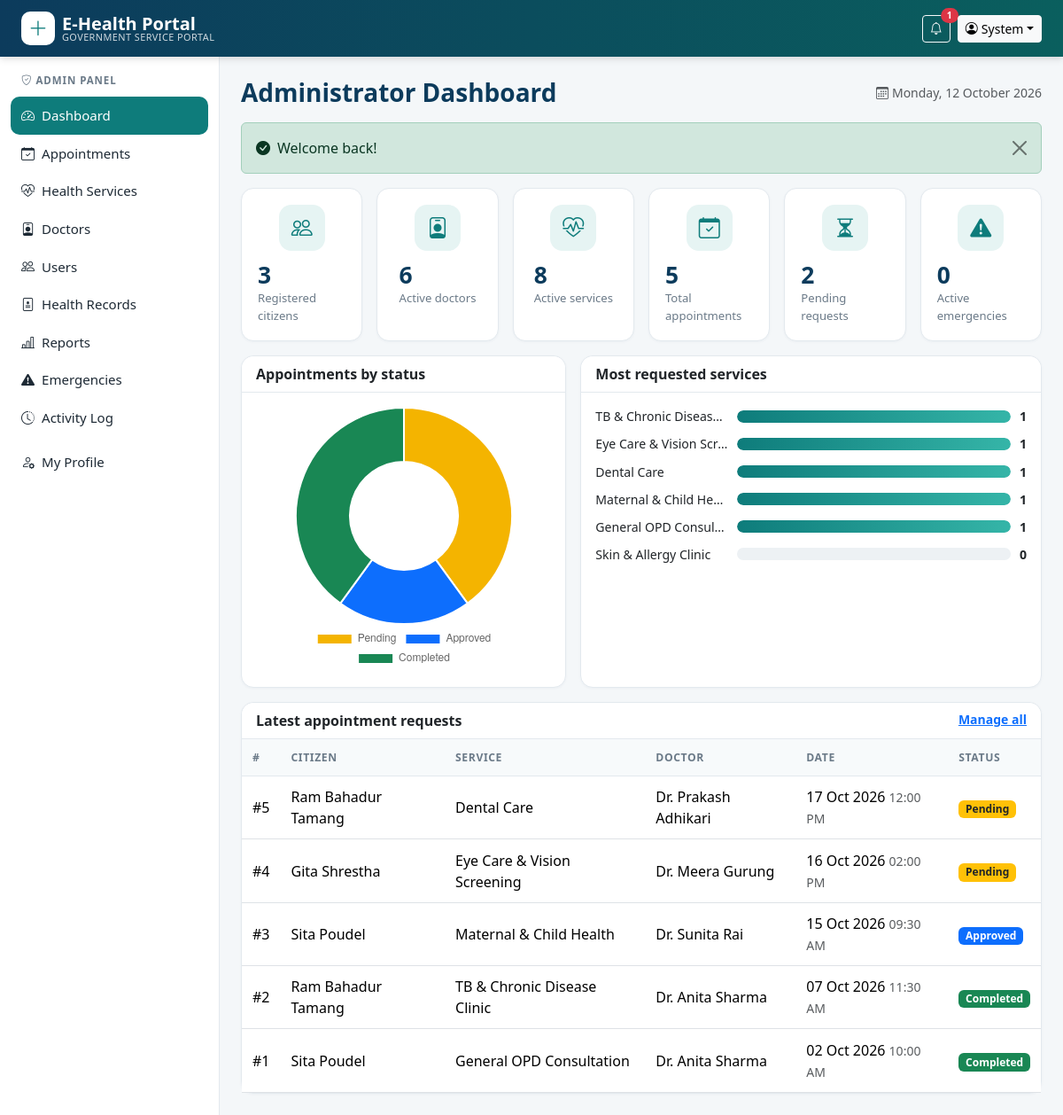
Page /admin/dashboard.php (signed in) on the committed database.
### tables this page shows
CREATE TABLE users (
  user_id     INT UNSIGNED AUTO_INCREMENT PRIMARY KEY,
  name        VARCHAR(100) NOT NULL,
  email       VARCHAR(150) NOT NULL UNIQUE,
  password    VARCHAR(255) NOT NULL,
  role        ENUM('admin','doctor','citizen') NOT NULL DEFAULT 'citizen',
  phone       VARCHAR(20)  DEFAULT NULL,
  gender      ENUM('male','female','other') DEFAULT NULL,
  dob         DATE DEFAULT NULL,
  address     VARCHAR(200) DEFAULT NULL,
  status      ENUM('active','inactive') NOT NULL DEFAULT 'active',
  failed_logins TINYINT UNSIGNED NOT NULL DEFAULT 0,
  locked_until  DATETIME DEFAULT NULL,
  created_at  TIMESTAMP DEFAULT CURRENT_TIMESTAMP
);

CREATE TABLE appointments (
  appointment_id   INT UNSIGNED AUTO_INCREMENT PRIMARY KEY,
  user_id          INT UNSIGNED NOT NULL,
  service_id       INT UNSIGNED NOT NULL,
  doctor_id        INT UNSIGNED NOT NULL,
  appointment_date DATE NOT NULL,
  appointment_time TIME NOT NULL,
  reason           VARCHAR(500) DEFAULT NULL,
  status           ENUM('pending','approved','completed','cancelled','rejected') NOT NULL DEFAULT 'pending',
  admin_note       VARCHAR(300) DEFAULT NULL,
  created_at       TIMESTAMP DEFAULT CURRENT_TIMESTAMP,
  updated_at       TIMESTAMP DEFAULT CURRENT_TIMESTAMP ON UPDATE CURRENT_TIMESTAMP,
  INDEX idx_slot (doctor_id, appointment_date, appointment_time),
  CONSTRAINT fk_app_user    FOREIGN KEY (user_id)    REFERENCES users(user_id)               ON DELETE CASCADE,
  CONSTRAINT fk_app_service FOREIGN KEY (service_id) REFERENCES health_services(service_id)  ON DELETE CASCADE,
  CONSTRAINT fk_app_doctor  FOREIGN KEY (doctor_id)  REFERENCES doctors(doctor_id)           ON DELETE CASCADE
);

CREATE TABLE health_services (
  service_id   INT UNSIGNED AUTO_INCREMENT PRIMARY KEY,
  service_name VARCHAR(120) NOT NULL,
  description  TEXT,
  department   VARCHAR(80) NOT NULL,
  status       ENUM('active','inactive') NOT NULL DEFAULT 'active',
  created_at   TIMESTAMP DEFAULT CURRENT_TIMESTAMP
);

CREATE TABLE doctors (
  doctor_id      INT UNSIGNED AUTO_INCREMENT PRIMARY KEY,
  user_id        INT UNSIGNED DEFAULT NULL UNIQUE,
  name           VARCHAR(100) NOT NULL,
  specialization VARCHAR(100) NOT NULL,
  department     VARCHAR(80)  NOT NULL,
  contact        VARCHAR(20)  DEFAULT NULL,
  status         ENUM('active','inactive') NOT NULL DEFAULT 'active',
  created_at     TIMESTAMP DEFAULT CURRENT_TIMESTAMP,
  CONSTRAINT fk_doc_user FOREIGN KEY (user_id) REFERENCES users(user_id) ON DELETE SET NULL
);

### includes/db.php (called while the page is built, shortened)
<?php
function db(): PDO
{
    static $pdo = null;
    if ($pdo === null) {
        try {
            $dsn = 'mysql:host=' . DB_HOST . ';port=' . DB_PORT . ';dbname=' . DB_NAME . ';charset=utf8mb4';
            $pdo = new PDO($dsn, DB_USER, DB_PASS, [
                PDO::ATTR_ERRMODE            => PDO::ERRMODE_EXCEPTION,
                PDO::ATTR_DEFAULT_FETCH_MODE => PDO::FETCH_ASSOC,
                PDO::ATTR_EMULATE_PREPARES   => false,
            ]);
            $pdo->exec("SET time_zone = '+05:45'");
        } catch (PDOException $e) {
            http_response_code(500);
            die('<div style="font-family:sans-serif;max-width:600px;margin:60px auto;padding:20px;border:1px solid #f5c2c7;background:#f8d7da;border-radius:8px">'
              . '<h3>Database connection failed</h3><p>Please make sure <b>MySQL is running in XAMPP</b> and that you imported '
              . '<code>database/ehealth_db.sql</code>. Check the credentials in <code>config/config.php</code>.</p></div>');
        }
    }
    return $pdo;
}
function q(string $sql, array $params = []): PDOStatement
{
    $st = db()->prepare($sql);
    $st->execute($params);
    return $st;
}
function fetch_all(string $sql, array $params = []): array { return q($sql, $params)->fetchAll(); }
function fetch_one(string $sql, array $params = []): ?array { $r = q($sql, $params)->fetch(); return $r ?: null; }
function fetch_val(string $sql, array $params = []) { return q($sql, $params)->fetchColumn(); }

### includes/auth.php (called while the page is built, shortened)
<?php
require_once __DIR__ . '/functions.php';
function current_user(): ?array
{
    static $u = false;
    if ($u === false) {
        $u = isset($_SESSION['user_id'])
            ? fetch_one('SELECT user_id,name,email,role,phone,gender,dob,address,status FROM users WHERE user_id=?', [$_SESSION['user_id']])
            : null;
    }
    return $u;
}
function home_for(string $role): string
{
    return ['admin' => 'admin/dashboard.php', 'doctor' => 'doctor/dashboard.php', 'citizen' => 'citizen/dashboard.php'][$role] ?? 'index.php';
}
function require_role(string ...$roles): array
{
    $u = current_user();
    return $u;
}

### admin/dashboard.php (the view, shortened to what this page needs)
<?php
require_once __DIR__ . '/../includes/layout.php';
$u = require_role('admin');
$kpis = [
    ['people',        (int)fetch_val("SELECT COUNT(*) FROM users WHERE role='citizen'"),               'Registered citizens'],
    ['person-badge',  (int)fetch_val("SELECT COUNT(*) FROM doctors WHERE status='active'"),            'Active doctors'],
    ['heart-pulse',   (int)fetch_val("SELECT COUNT(*) FROM health_services WHERE status='active'"),    'Active services'],
    ['calendar-check',(int)fetch_val('SELECT COUNT(*) FROM appointments'),                              'Total appointments'],
    ['hourglass-split',(int)fetch_val("SELECT COUNT(*) FROM appointments WHERE status='pending'"),      'Pending requests'],
    ['exclamation-triangle-fill', (int)fetch_val("SELECT COUNT(*) FROM emergencies WHERE status='pending'"), 'Active emergencies'],
];
$byStatus = fetch_all('SELECT status, COUNT(*) c FROM appointments GROUP BY status');
$byService = fetch_all('SELECT s.service_name, COUNT(a.appointment_id) c FROM health_services s LEFT JOIN appointments a ON a.service_id=s.service_id GROUP BY s.service_id, s.service_name ORDER BY c DESC LIMIT 6');
$maxSvc = max(1, ...array_map('intval', array_column($byService, 'c') ?: [1]));
$recent = fetch_all("SELECT a.*, p.name patient_name, s.service_name, d.name doctor_name FROM appointments a
                     JOIN users p ON p.user_id=a.user_id JOIN health_services s ON s.service_id=a.service_id JOIN doctors d ON d.doctor_id=a.doctor_id
                     ORDER BY a.created_at DESC, a.appointment_id DESC LIMIT 6");
layout_top('Administrator Dashboard', true);
?>
<div class="row g-3 mb-3">
  <?php foreach ($kpis as [$ic, $v, $l]): ?><div class="col-6 col-lg-4 col-xl-2"><?= kpi($ic, $v, $l) ?></div><?php endforeach; ?>
</div>
<div class="row g-3 mb-3">
  <div class="col-lg-5"><div class="card h-100"><div class="card-header">Appointments by status</div>
    <div class="card-body"><div style="max-width:300px;margin:auto"><canvas id="statusChart"></canvas></div></div></div></div>
  <div class="col-lg-7"><div class="card h-100"><div class="card-header">Most requested services</div><div class="card-body">
    <?php foreach ($byService as $s): ?>
      <div class="bar-row"><div class="name text-truncate" title="<?= e($s['service_name']) ?>"><?= e($s['service_name']) ?></div>
        <div class="bar-track"><div class="bar-fill" style="width:<?= round($s['c'] / $maxSvc * 100) ?>%"></div></div><strong><?= (int)$s['c'] ?></strong></div>
    <?php endforeach; ?>
  </div></div></div>
</div>
<div class="card"><div class="card-header d-flex justify-content-between"><span>Latest appointment requests</span><a href="<?= url('admin/appointments.php') ?>" class="small">Manage all</a></div>
  <div class="table-responsive"><table class="table table-hover mb-0 align-middle">
    <thead><tr><th>#</th><th>Citizen</th><th>Service</th><th>Doctor</th><th>Date</th><th>Status</th></tr></thead><tbody>
    <?php foreach ($recent as $a): ?>
      <tr><td>#<?= $a['appointment_id'] ?></td><td><?= e($a['patient_name']) ?></td><td><?= e($a['service_name']) ?></td><td><?= e($a['doctor_name']) ?></td>
          <td><?= fmt_date($a['appointment_date']) ?> <small class="text-muted"><?= fmt_time($a['appointment_time']) ?></small></td><td><?= status_badge($a['status']) ?></td></tr>
    <?php endforeach; if (!$recent) echo empty_row(6); ?>
    </tbody></table></div></div>
<script>
(function () {
  var data = <?= json_encode($byStatus) ?>;
  var colors = {pending:'#f4b400', approved:'#0d6efd', completed:'#198754', cancelled:'#6c757d', rejected:'#dc3545'};
  new Chart(document.getElementById('statusChart'), {
    type: 'doughnut',
    data: { labels: data.map(function (d) { return d.status.charAt(0).toUpperCase() + d.status.slice(1); }),
            datasets: [{ data: data.map(function (d) { return +d.c; }), backgroundColor: data.map(function (d) { return colors[d.status]; }) }] },
    options: { plugins: { legend: { position: 'bottom' } } }
  });
})();
</script>
<?php layout_bottom(true); ?>

### includes/layout.php (shortened to what this page needs)
<?php
require_once __DIR__ . '/auth.php';
function menu_for(string $role): array
{
    switch ($role) {
        case 'admin': return [
            ['Dashboard', 'admin/dashboard.php', 'speedometer2'],
            ['Appointments', 'admin/appointments.php', 'calendar-check'],
            ['Health Services', 'admin/services.php', 'heart-pulse'],
            ['Doctors', 'admin/doctors.php', 'person-badge'],
            ['Users', 'admin/users.php', 'people'],
            ['Health Records', 'admin/records.php', 'file-medical'],
            ['Reports', 'admin/reports.php', 'bar-chart-line'],
            ['Emergencies', 'admin/emergencies.php', 'exclamation-triangle-fill'],
            ['Activity Log', 'admin/logs.php', 'clock-history'],
        ];
    }
}
function layout_top(string $title, bool $panel = false): void
{
    $u = current_user();
    $script = str_replace('\\', '/', $_SERVER['SCRIPT_NAME']);
    $unread = $u ? unread_count((int)$u['user_id']) : 0;
    ?><!DOCTYPE html>
<html lang="en">
<head>
<link rel="stylesheet" href="<?= asset('vendor/bootstrap/css/bootstrap.min.css') ?>">
<link rel="stylesheet" href="<?= asset('vendor/icons/bootstrap-icons.min.css') ?>">
<link rel="stylesheet" href="<?= asset('css/style.css') ?>">
</head>
<body class="<?= $panel ? 'panel-body' : '' ?>">
<nav class="navbar navbar-expand-lg navbar-dark topbar sticky-top">
  <div class="container-fluid px-lg-4">
    <a class="navbar-brand d-flex align-items-center" href="<?= url($u ? home_for($u['role']) : 'index.php') ?>">
      <span class="brand-mark me-2"><i class="bi bi-plus-lg"></i></span>
      <span class="lh-1"><strong>E-Health Portal</strong><small class="d-none d-sm-block">Government Service Portal</small></span>
    </a>
    <div class="<?= $panel ? 'ms-auto' : 'collapse navbar-collapse' ?>" id="mainNav">
      <div class="d-flex align-items-center gap-2">
        <?php if ($u): ?>
          <?php if (true): ?>
            <a href="<?= url('notifications.php') ?>" class="btn btn-sm btn-outline-light position-relative" title="Notifications">
              <i class="bi bi-bell"></i>
              <?php if ($unread): ?><span class="position-absolute top-0 start-100 translate-middle badge rounded-pill bg-danger"><?= $unread ?></span><?php endif; ?>
            </a>
          <?php endif; ?>
          <div class="dropdown">
            <button class="btn btn-sm btn-light dropdown-toggle" data-bs-toggle="dropdown"><i class="bi bi-person-circle me-1"></i><?= e(explode(' ', $u['name'])[0]) ?></button>
          </div>
        <?php else: ?>
          <a href="<?= url('login.php') ?>" class="btn btn-sm btn-outline-light">Login</a>
          <a href="<?= url('register.php') ?>" class="btn btn-sm btn-light text-teal fw-semibold">Register</a>
        <?php endif; ?>
      </div>
    </div>
  </div>
</nav>
<?php if ($panel && $u): ?>
<div class="panel-wrap">
  <aside class="sidebar" id="sidebar">
    <div class="sidebar-role"><i class="bi bi-shield-check me-1"></i><?= e(ucfirst($u['role'])) ?> Panel</div>
    <ul class="nav flex-column">
      <?php foreach (menu_for($u['role']) as [$label, $file, $icon]):
          $active = str_ends_with($script, '/' . $file) || (basename(dirname($script)) . '/' . basename($script)) === $file; ?>
        <li class="nav-item">
          <a class="nav-link <?= $active ? 'active' : '' ?>" href="<?= url($file) ?>"><i class="bi bi-<?= $icon ?> me-2"></i><?= e($label) ?></a>
        </li>
      <?php endforeach; ?>
      <li class="nav-item mt-2"><a class="nav-link <?= basename($script) === 'profile.php' ? 'active' : '' ?>" href="<?= url('profile.php') ?>"><i class="bi bi-person-gear me-2"></i>My Profile</a></li>
    </ul>
  </aside>
  <main class="panel-main">
    <div class="d-flex flex-wrap justify-content-between align-items-center mb-3">
      <h1 class="h3 page-title mb-0"><?= e($title) ?></h1>
      <span class="text-muted small d-none d-md-block"><i class="bi bi-calendar3 me-1"></i><?= date('l, d F Y') ?></span>
    </div>
    <?= flash_render() ?>
<?php else: ?>
<main>
<div class="container mt-3"><?= flash_render() ?></div>
<?php endif;
}
function layout_bottom(bool $panel = false): void
{
    if ($panel): ?>
  </main>
</div>
<?php endif; ?>
</body>
</html>
<?php
}

### includes/functions.php (shortened to what this page needs)
<?php
require_once __DIR__ . '/db.php';
function e($v): string { return htmlspecialchars((string)$v, ENT_QUOTES, 'UTF-8'); }
function url(string $path = ''): string { return BASE_URL . '/' . ltrim($path, '/'); }
function asset(string $path): string { return url('assets/' . ltrim($path, '/')); }
function flash_render(): string
{
    $out = '';
    foreach ($_SESSION['flash'] ?? [] as $f) {
        $cls = ['success' => 'success', 'error' => 'danger', 'warning' => 'warning', 'info' => 'info'][$f['type']] ?? 'info';
        $icon = ['success' => 'check-circle-fill', 'danger' => 'exclamation-triangle-fill', 'warning' => 'exclamation-circle-fill', 'info' => 'info-circle-fill'][$cls];
        $out .= '<div class="alert alert-' . $cls . ' d-flex align-items-center alert-dismissible fade show" role="alert">'
              . '<i class="bi bi-' . $icon . ' me-2"></i><div>' . e($f['msg']) . '</div>'
              . '<button type="button" class="btn-close" data-bs-dismiss="alert"></button></div>';
    }
    return $out;
}
function unread_count(int $userId): int
{
    return (int)fetch_val('SELECT COUNT(*) FROM notifications WHERE user_id=? AND is_read=0', [$userId]);
}
function status_badge(string $s): string
{
    $map = ['pending' => 'warning text-dark', 'approved' => 'primary', 'completed' => 'success',
            'cancelled' => 'secondary', 'rejected' => 'danger', 'active' => 'success', 'inactive' => 'secondary'];
    return '<span class="badge bg-' . ($map[$s] ?? 'secondary') . '">' . e(ucfirst($s)) . '</span>';
}
function fmt_date(?string $d): string { return $d ? date('d M Y', strtotime($d)) : '-'; }
function fmt_time(?string $t): string { return $t ? date('h:i A', strtotime($t)) : '-'; }
function kpi(string $icon, $value, string $label): string
{
    return '<div class="card kpi h-100"><span class="icon-circle"><i class="bi bi-' . e($icon) . '"></i></span>'
         . '<div><div class="val">' . e($value) . '</div><div class="lbl">' . e($label) . '</div></div></div>';
}

### rows in the picture
users: user_id "1", name "System", role "ADMIN"
appointments: appointment_id "5", user.name "Ram Bahadur Tamang", service.service_name "Dental Care", doctor.name "Dr. Prakash Adhikari", appointment_date "17 Oct 2026", appointment_time "12:00 PM", status "Pending"
appointments: appointment_id "4", user.name "Gita Shrestha", service.service_name "Eye Care & Vision Screening", doctor.name "Dr. Meera Gurung", appointment_date "16 Oct 2026", appointment_time "02:00 PM", status "Pending"
appointments: appointment_id "3", user.name "Sita Poudel", service.service_name "Maternal & Child Health", doctor.name "Dr. Sunita Rai", appointment_date "15 Oct 2026", appointment_time "09:30 AM", status "Approved"
appointments: appointment_id "2", user.name "Ram Bahadur Tamang", service.service_name "TB & Chronic Disease Clinic", doctor.name "Dr. Anita Sharma", appointment_date "07 Oct 2026", appointment_time "11:30 AM", status "Completed"
appointments: appointment_id "1", user.name "Sita Poudel", service.service_name "General OPD Consultation", doctor.name "Dr. Anita Sharma", appointment_date "02 Oct 2026", appointment_time "10:00 AM", status "Completed"

### other values in the picture
$label "Dashboard"
$label "Appointments"
$label "Health Services"
$label "Doctors"
$label "Users"
$label "Health Records"
$label "Reports"
$label "Emergencies"
$label "Activity Log"
$title "Administrator Dashboard"
$f['msg'] "Welcome back!"
$value "3"
$label "Registered citizens"
$value "6"
$label "Active doctors"
